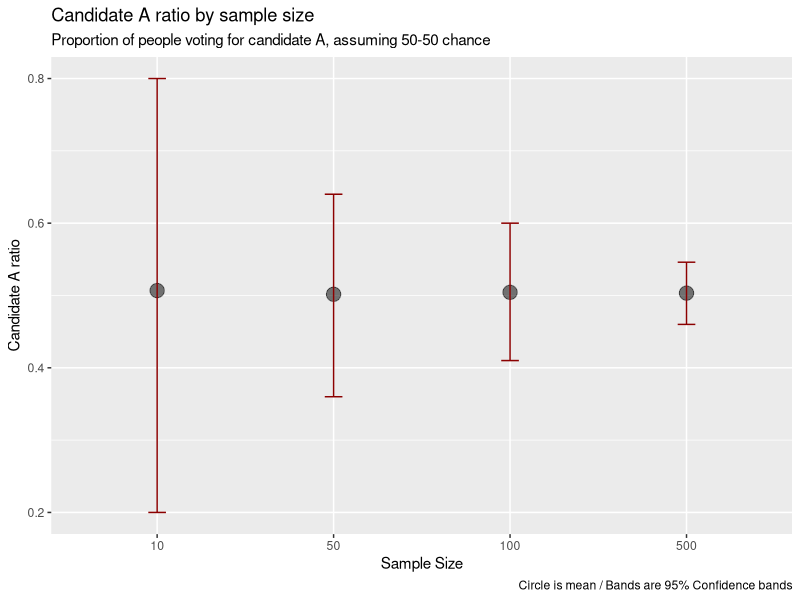

Write R code to recreate this figure.
library(dplyr)
library(ggplot2)

voters_data = read.csv("./voters_.csv")



proportions_10sample = c()
for (q in 2:1000){
  sample_data = mean(sample(voters_data$Vote,10,replace = FALSE))
  proportions_10sample = c(proportions_10sample,sample_data)
}

proportions_50sample = c()
for (q in 2:1000){
  sample_data = mean(sample(voters_data$Vote,50,replace = FALSE))
  proportions_50sample = c(proportions_50sample,sample_data)
}

proportions_100sample = c()
for (q in 2:1000){
  sample_data = mean(sample(voters_data$Vote,100,replace = FALSE))
  proportions_100sample = c(proportions_100sample,sample_data)
}

proportions_500sample = c()
for (q in 2:1000){
  sample_data = mean(sample(voters_data$Vote,500,replace = FALSE))
  proportions_500sample = c(proportions_500sample,sample_data)
}

joined_data50  = data.frame("sample_size"=50,"mean"=mean(proportions_50sample), "q2.5"=quantile(proportions_50sample,0.025),"q97.5"=quantile(proportions_50sample,0.975))
joined_data10  = data.frame("sample_size"=10,"mean"=mean(proportions_10sample), "q2.5"=quantile(proportions_10sample,0.025),"q97.5"=quantile(proportions_10sample,0.975))
joined_data100 = data.frame("sample_size"=100,"mean"=mean(proportions_100sample), "q2.5"=quantile(proportions_100sample,0.025),"q97.5"=quantile(proportions_100sample,0.975))
joined_data500 = data.frame("sample_size"=500,"mean"=mean(proportions_500sample), "q2.5"=quantile(proportions_500sample,0.025),"q97.5"=quantile(proportions_500sample,0.975))

data_sim       = rbind(joined_data10,joined_data50,joined_data100,joined_data500)
data_sim        = data_sim %>% mutate(Nq2.5 = mean - 1.96*sqrt(mean*(1-mean)/sample_size),N97.5 = mean + 1.96*sqrt(mean*(1-mean)/sample_size))
data_sim$sample_size = as.factor(data_sim$sample_size)

ggplot(data_sim, aes(x=sample_size, y=mean, group=1)) +
  geom_point(aes(size=2), alpha=0.52) +  theme(legend.position="none") +
  geom_errorbar(width=.1, aes(ymin=q2.5, ymax=q97.5), colour="darkred") + labs(x="Sample Size",y= "Candidate A ratio", title="Candidate A ratio by sample size", subtitle="Proportion of people voting for candidate A, assuming 50-50 chance", caption="Circle is mean / Bands are 95% Confidence bands")


